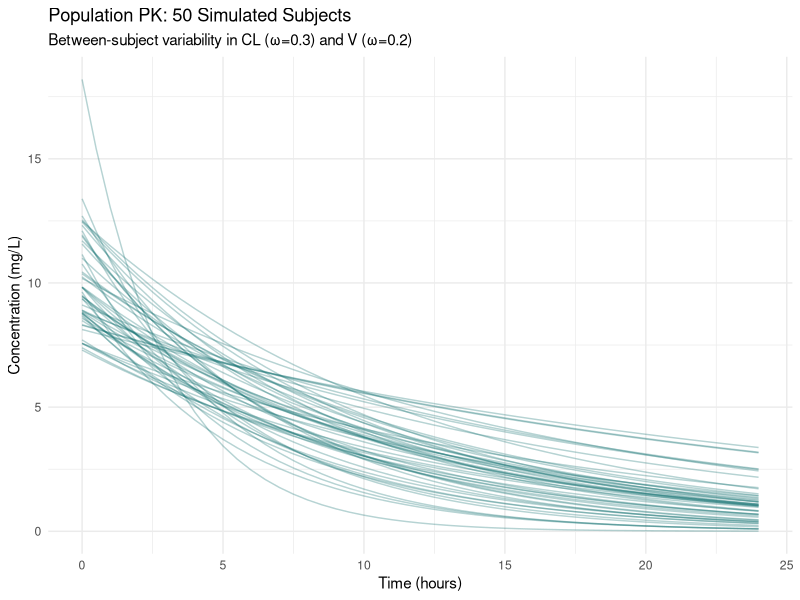
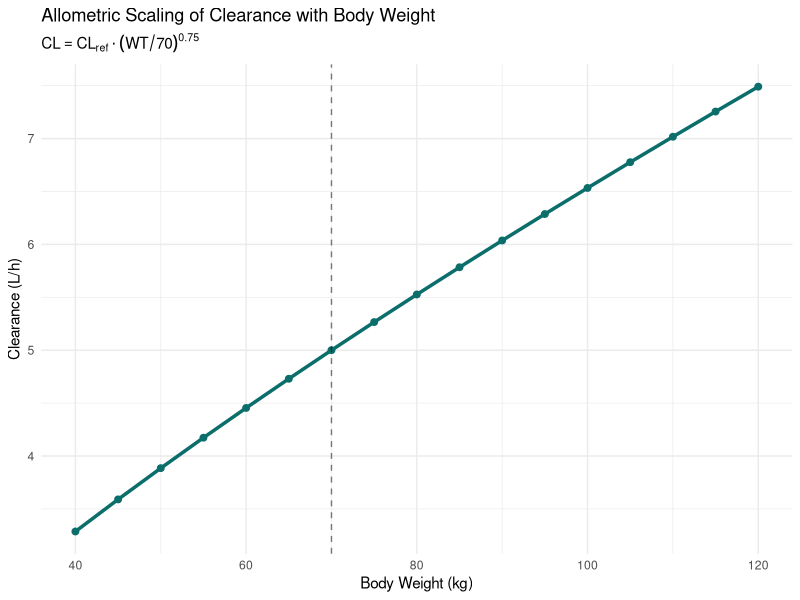
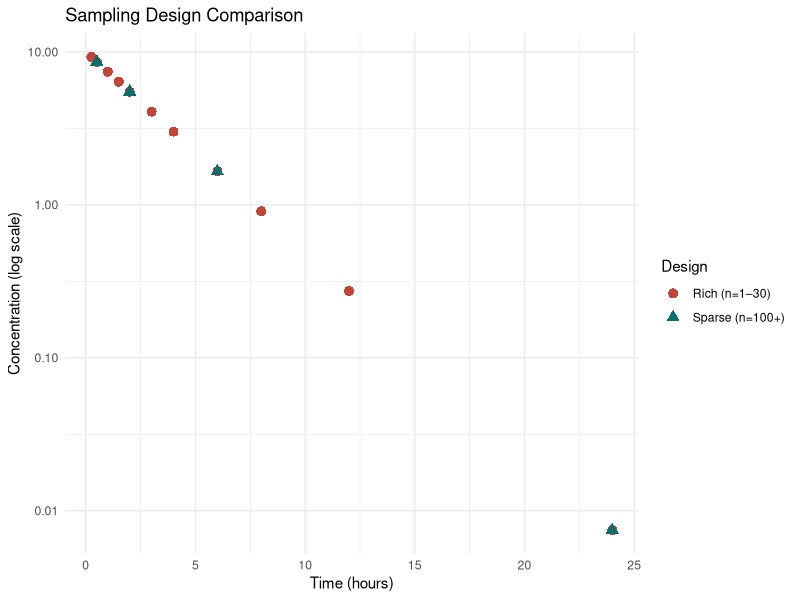
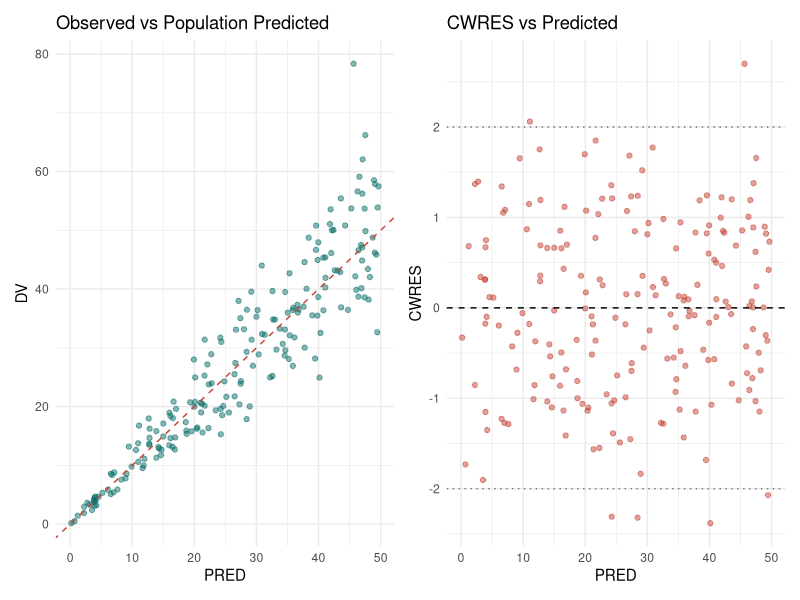

R code for these plots, in order:
## ---- chunk 1
library(ggplot2)
library(dplyr)

# Conceptual visualization: Between-subject variability
set.seed(123)
n_subj <- 50
times <- seq(0, 24, by = 0.5)

# Generate individual PK profiles with variability in CL and V
pop_CL <- 5     # L/h
pop_V  <- 50    # L

# Log-normal BSV: ω_CL = 0.3, ω_V = 0.2
set.seed(42)

sim_pop <- expand.grid(time = times, ID = 1:n_subj) %>%
  mutate(
    eta_CL = rep(rnorm(n_subj, 0, 0.3), each = length(times)),
    eta_V  = rep(rnorm(n_subj, 0, 0.2), each = length(times)),
    CL_ind = pop_CL * exp(eta_CL),
    V_ind  = pop_V * exp(eta_V),
    ke_ind = CL_ind / V_ind,
    dose   = 500,
    conc   = (dose / V_ind) * exp(-ke_ind * time),
    conc_obs = conc * exp(rnorm(n(), 0, 0.1))
  )

# Plot individual profiles
ggplot(sim_pop, aes(time, conc, group = ID)) +
  geom_line(alpha = 0.3, color = "#0B6E6B") +
  labs(title = "Population PK: 50 Simulated Subjects",
       subtitle = "Between-subject variability in CL (ω=0.3) and V (ω=0.2)",
       x = "Time (hours)", y = "Concentration (mg/L)") +
  theme_minimal()
## ---- chunk 2
# Simulate sparse population PK data
set.seed(123)
n_subjects <- 100
sparse_times <- c(0.5, 2, 6, 24)  # Typical sparse sampling

pk_sparse <- expand.grid(ID = 1:n_subjects, time = sparse_times) %>%
  arrange(ID, time) %>%
  mutate(
    eta_CL = rep(rnorm(n_subjects, 0, 0.3), each = length(sparse_times)),
    eta_V  = rep(rnorm(n_subjects, 0, 0.2), each = length(sparse_times)),
    CL = 5 * exp(eta_CL),
    V  = 50 * exp(eta_V),
    ke = CL / V,
    DOSE = 500,
    conc = (DOSE / V) * exp(-ke * time),
    conc_obs = conc * exp(rnorm(n(), 0, 0.15)),  # 15% CV residual error
    CENS = 0  # Not censored
  ) %>%
  filter(conc_obs > 0.01)  # Remove BLOQ

head(pk_sparse, 10)
## ---- chunk 3
# Covariate model simulation: Effect of weight on CL
weights <- seq(40, 120, by = 5)
ref_wt <- 70
CL_ref <- 5.0
theta_wt <- 0.75  # allometric exponent for CL

CL_by_wt <- CL_ref * (weights / ref_wt)^theta_wt

df_cov <- data.frame(Weight = weights, CL = CL_by_wt)

ggplot(df_cov, aes(Weight, CL)) +
  geom_line(color = "#0B6E6B", linewidth = 1.2) +
  geom_point(size = 2, color = "#0B6E6B") +
  geom_vline(xintercept = ref_wt, linetype = "dashed", alpha = 0.5) +
  labs(title = "Allometric Scaling of Clearance with Body Weight",
       subtitle = expression(CL == CL[ref] %.% (WT/70)^0.75),
       x = "Body Weight (kg)", y = "Clearance (L/h)") +
  theme_minimal()
## ---- chunk 4
# Visualize sparse vs rich sampling designs
rich_times <- c(0.25, 0.5, 1, 1.5, 2, 3, 4, 6, 8, 12, 24)
sparse_times_viz <- c(0.5, 2, 6, 24)

sample_designs <- data.frame(
  time = c(rich_times, sparse_times_viz),
  conc = 10 * exp(-0.3 * c(rich_times, sparse_times_viz)),
  Design = rep(c("Rich (n=1–30)", "Sparse (n=100+)"),
               c(length(rich_times), length(sparse_times_viz)))
)

ggplot(sample_designs, aes(time, conc, color = Design, shape = Design)) +
  geom_point(size = 3) +
  scale_y_log10() +
  labs(title = "Sampling Design Comparison",
       x = "Time (hours)", y = "Concentration (log scale)") +
  scale_color_manual(values = c("#C44536", "#0B6E6B")) +
  theme_minimal()
## ---- chunk 5
# Simulate diagnostic plots
set.seed(456)
n <- 200
pred <- runif(n, 0.1, 50)
obs <- pred * exp(rnorm(n, 0, 0.2))

diag_df <- data.frame(
  PRED = pred,
  IPRED = obs,
  CWRES = (log(obs) - log(pred)) / 0.2
)

# Observed vs Predicted
p1 <- ggplot(diag_df, aes(PRED, IPRED)) +
  geom_point(alpha = 0.5, color = "#0B6E6B") +
  geom_abline(slope = 1, intercept = 0, color = "#C44536", linetype = "dashed") +
  labs(title = "Observed vs Population Predicted", x = "PRED", y = "DV") +
  theme_minimal()

# Residuals vs Predicted
p2 <- ggplot(diag_df, aes(PRED, CWRES)) +
  geom_point(alpha = 0.5, color = "#C44536") +
  geom_hline(yintercept = 0, linetype = "dashed") +
  geom_hline(yintercept = c(-2, 2), linetype = "dotted", alpha = 0.5) +
  labs(title = "CWRES vs Predicted", x = "PRED", y = "CWRES") +
  theme_minimal()

library(patchwork)
p1 + p2
